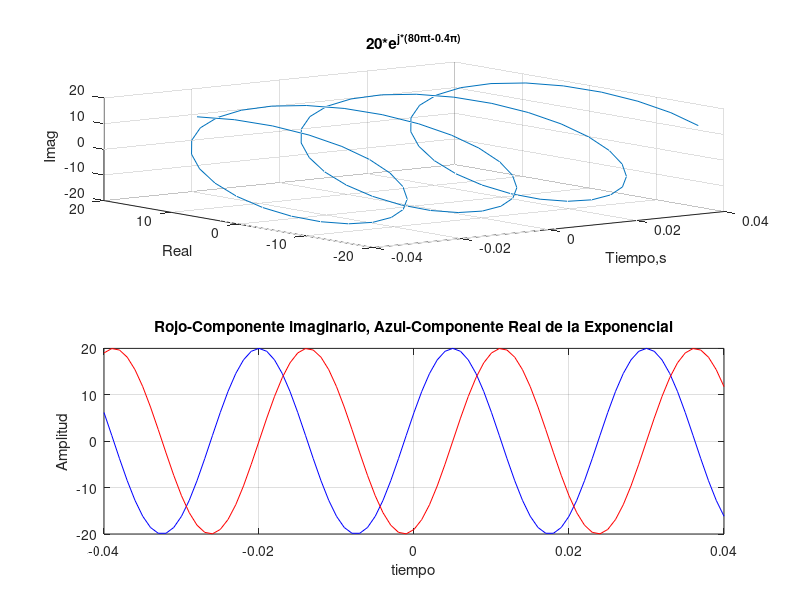

MATLAB code to generate this figure:
t = -0.04:0.001:0.04;
x = 20*exp(j*(80*pi*t-0.4*pi));
subplot(2,1,1);
plot3(t,real(x),imag(x));grid
title('20*e^{j*(80\pit-0.4\pi)}')
xlabel('Tiempo,s');
ylabel('Real');
zlabel('Imag')
subplot(2,1,2);
plot(t,real(x),'b'); hold on

plot(t,imag(x),'r');grid
title('Rojo-Componente imaginario, Azul-Componente Real de la Exponencial')
xlabel('tiempo');
ylabel('Amplitud');


